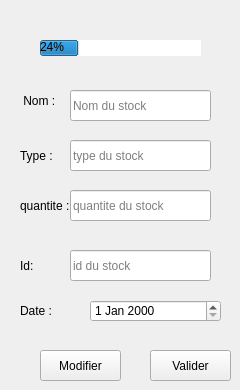
      <widget class="QWidget" name="page_8">
       <widget class="QLabel" name="label_15">
        <property name="geometry">
         <rect>
          <x>10</x>
          <y>80</y>
          <width>71</width>
          <height>41</height>
         </rect>
        </property>
        <property name="toolTip">
         <string>&lt;html&gt;&lt;head/&gt;&lt;body&gt;&lt;p align=&quot;center&quot;&gt;&lt;br/&gt;&lt;/p&gt;&lt;/body&gt;&lt;/html&gt;</string>
        </property>
        <property name="layoutDirection">
         <enum>Qt::LeftToRight</enum>
        </property>
        <property name="styleSheet">
         <string notr="true"/>
        </property>
        <property name="text">
         <string>    Nom :</string>
        </property>
       </widget>
       <widget class="QLineEdit" name="nomStock">
        <property name="geometry">
         <rect>
          <x>70</x>
          <y>90</y>
          <width>141</width>
          <height>31</height>
         </rect>
        </property>
        <property name="toolTip">
         <string>Adresse</string>
        </property>
        <property name="styleSheet">
         <string notr="true"/>
        </property>
        <property name="text">
         <string/>
        </property>
        <property name="placeholderText">
         <string>Nom du stock</string>
        </property>
        <property name="clearButtonEnabled">
         <bool>false</bool>
        </property>
       </widget>
       <widget class="QLabel" name="label_16">
        <property name="geometry">
         <rect>
          <x>20</x>
          <y>130</y>
          <width>91</width>
          <height>51</height>
         </rect>
        </property>
        <property name="styleSheet">
         <string notr="true"/>
        </property>
        <property name="text">
         <string>Type :</string>
        </property>
        <property name="margin">
         <number>1</number>
        </property>
       </widget>
       <widget class="QPushButton" name="modifierStock">
        <property name="geometry">
         <rect>
          <x>40</x>
          <y>350</y>
          <width>81</width>
          <height>31</height>
         </rect>
        </property>
        <property name="toolTip">
         <string>Annuler</string>
        </property>
        <property name="styleSheet">
         <string notr="true"/>
        </property>
        <property name="text">
         <string>Modifier</string>
        </property>
        <property name="icon">
         <iconset resource="Resources.qrc">
          <normaloff>:/new/prefix1/images/modifier.png</normaloff>:/new/prefix1/images/modifier.png</iconset>
        </property>
       </widget>
       <widget class="QPushButton" name="validers">
        <property name="geometry">
         <rect>
          <x>150</x>
          <y>350</y>
          <width>81</width>
          <height>31</height>
         </rect>
        </property>
        <property name="toolTip">
         <string>Valider</string>
        </property>
        <property name="styleSheet">
         <string notr="true"/>
        </property>
        <property name="text">
         <string>Valider</string>
        </property>
        <property name="icon">
         <iconset>
          <normaloff>../application_02/Images/check.png</normaloff>../application_02/Images/check.png</iconset>
        </property>
       </widget>
       <widget class="QProgressBar" name="progressBar_2">
        <property name="geometry">
         <rect>
          <x>40</x>
          <y>40</y>
          <width>161</width>
          <height>16</height>
         </rect>
        </property>
        <property name="styleSheet">
         <string notr="true">border-color:transparent;</string>
        </property>
        <property name="value">
         <number>24</number>
        </property>
       </widget>
       <widget class="QLabel" name="label_17">
        <property name="geometry">
         <rect>
          <x>20</x>
          <y>290</y>
          <width>71</width>
          <height>41</height>
         </rect>
        </property>
        <property name="toolTip">
         <string>&lt;html&gt;&lt;head/&gt;&lt;body&gt;&lt;p align=&quot;center&quot;&gt;&lt;br/&gt;&lt;/p&gt;&lt;/body&gt;&lt;/html&gt;</string>
        </property>
        <property name="layoutDirection">
         <enum>Qt::LeftToRight</enum>
        </property>
        <property name="styleSheet">
         <string notr="true"/>
        </property>
        <property name="text">
         <string>Date :</string>
        </property>
       </widget>
       <widget class="QDateEdit" name="dates">
        <property name="geometry">
         <rect>
          <x>90</x>
          <y>300</y>
          <width>131</width>
          <height>22</height>
         </rect>
        </property>
       </widget>
       <widget class="QLineEdit" name="typestock">
        <property name="geometry">
         <rect>
          <x>70</x>
          <y>140</y>
          <width>141</width>
          <height>31</height>
         </rect>
        </property>
        <property name="toolTip">
         <string>Adresse</string>
        </property>
        <property name="styleSheet">
         <string notr="true"/>
        </property>
        <property name="text">
         <string/>
        </property>
        <property name="placeholderText">
         <string>type du stock</string>
        </property>
        <property name="clearButtonEnabled">
         <bool>false</bool>
        </property>
       </widget>
       <widget class="QLabel" name="label_18">
        <property name="geometry">
         <rect>
          <x>20</x>
          <y>180</y>
          <width>91</width>
          <height>51</height>
         </rect>
        </property>
        <property name="styleSheet">
         <string notr="true"/>
        </property>
        <property name="text">
         <string>quantite :</string>
        </property>
        <property name="margin">
         <number>1</number>
        </property>
       </widget>
       <widget class="QLineEdit" name="quantite">
        <property name="geometry">
         <rect>
          <x>70</x>
          <y>190</y>
          <width>141</width>
          <height>31</height>
         </rect>
        </property>
        <property name="toolTip">
         <string>Adresse</string>
        </property>
        <property name="styleSheet">
         <string notr="true"/>
        </property>
        <property name="text">
         <string/>
        </property>
        <property name="placeholderText">
         <string>quantite du stock</string>
        </property>
        <property name="clearButtonEnabled">
         <bool>false</bool>
        </property>
       </widget>
       <widget class="QLabel" name="label_19">
        <property name="geometry">
         <rect>
          <x>20</x>
          <y>240</y>
          <width>91</width>
          <height>51</height>
         </rect>
        </property>
        <property name="styleSheet">
         <string notr="true"/>
        </property>
        <property name="text">
         <string>Id:</string>
        </property>
        <property name="margin">
         <number>1</number>
        </property>
       </widget>
       <widget class="QLineEdit" name="id">
        <property name="geometry">
         <rect>
          <x>70</x>
          <y>250</y>
          <width>141</width>
          <height>31</height>
         </rect>
        </property>
        <property name="toolTip">
         <string>Adresse</string>
        </property>
        <property name="styleSheet">
         <string notr="true"/>
        </property>
        <property name="text">
         <string/>
        </property>
        <property name="placeholderText">
         <string>id du stock</string>
        </property>
        <property name="clearButtonEnabled">
         <bool>false</bool>
        </property>
       </widget>
      </widget>
